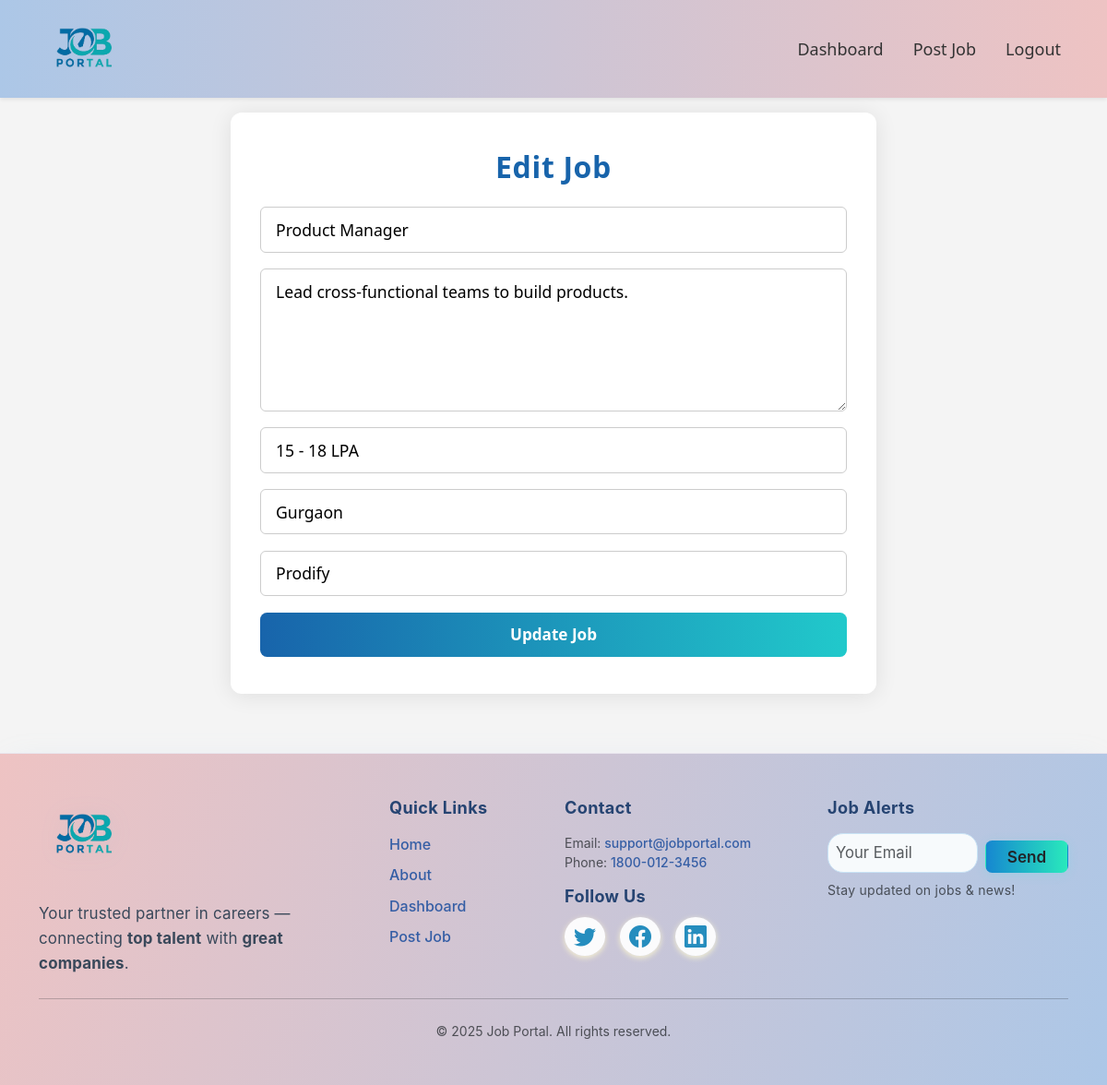
The app's page /edit-job/8 (signed in) with its own data.
### app.py (models this page shows)
class Job(db.Model):
    id = db.Column(db.Integer, primary_key=True)
    title = db.Column(db.String(100))
    description = db.Column(db.Text)
    salary = db.Column(db.String(20))
    location = db.Column(db.String(50))
    company = db.Column(db.String(50))
    employer_id = db.Column(db.Integer, db.ForeignKey('user.id'))  # Relation to employer (User)

### app.py (the view, shortened to what this page needs)
@app.route('/edit-job/<int:job_id>', methods=['GET', 'POST'])
@login_required
def edit_job(job_id):
    if session['role'] != 'employer':
        return redirect(url_for('login'))
    job = Job.query.get_or_404(job_id)
    if job.employer_id != session['user_id']:
        return "❌ Unauthorized access", 403
    return render_template('edit_job.html', job=job)

### app.py (called while the page is built)
def login_required(f):
    @wraps(f)
    def decorated(*args, **kwargs):
        if 'user_id' not in session:
            return redirect(url_for('login'))  # Redirect unauthorized users to login
        return f(*args, **kwargs)
    return decorated

### templates/edit_job.html (shortened to what this page needs)
{% extends 'base.html' %}
{% block content %}
<div class="editjob-container">
    <div class="editjob-box">
        <h2>Edit Job</h2>
        <form method="POST" autocomplete="off">
            <input type="text" name="title" placeholder="Job Title" value="{{ job.title }}" required>
            <textarea name="description" placeholder="Job Description" rows="5"
                required>{{ job.description }}</textarea>
            <input type="text" name="salary" placeholder="Salary" value="{{ job.salary }}" required>
            <input type="text" name="location" placeholder="Location" value="{{ job.location }}" required>
            <input type="text" name="company" placeholder="Company Name" value="{{ job.company }}" required>
            <button type="submit">Update Job</button>
        </form>
    </div>
</div>
{% endblock %}

### static/css/styles.css (style rules this page uses)
body { font-family: Arial, sans-serif; background-color: #f4f4f4 !important; margin: 0; padding: 0; }
* { margin: 0; padding: 0; box-sizing: border-box; }
body { font-family: 'Segoe UI', Tahoma, Geneva, Verdana, sans-serif; }
h1, h2, h3 { color: #333; }
input, select, textarea { width: 100%; padding: 10px; margin-bottom: 15px; border: 1px solid #ccc; border-radius: 5px; }
button { padding: 10px 20px; background-color: #333; color: white; border: none; border-radius: 5px; }
h2, h3 { color: #1864ab; font-weight: 800; margin-bottom: 1.3rem; letter-spacing: 0.02em; }
.action-btn, .btn, button[type="submit"] { font-weight: 600; font-size: 1.07rem !important; transition: background 0.14s, color 0.10s, border 0.12s; border-radius: 7.5px !important; min-width: 90px; }
.editjob-container { min-height: 60vh; display: flex; justify-content: center; align-items: center; padding: 1rem; width: 90%; max-width: 900px; margin: 0 auto; }
.editjob-box { background: #fff; padding: 2.5rem 2rem; border-radius: 12px; box-shadow: 0 2px 24px rgba(0, 0, 0, 0.09); width: 100%; max-width: 700px; box-sizing: border-box; animation: fadeInUp 0.5s ease forwards; }
.editjob-box h2 { text-align: center; margin-bottom: 1.5rem; font-weight: 700; font-size: 2rem; color: #1864ab; }
.editjob-box input[type="text"], .editjob-box textarea { display: block; width: 100%; margin-bottom: 1.2rem; padding: 0.75rem 1rem; border: 1.2px solid #ccc; border-radius: 6px; font-size: 1.1rem; font-family: inherit; resize: vertical; transition: border-color 0.2s ease; }
.editjob-box button { width: 100%; padding: 0.75rem; background: linear-gradient(90deg, #1864ab 0%, #21c9cb 100%); color: #fff; border: none; border-radius: 6px; font-weight: 700; font-size: 1.12rem; cursor: pointer; transition: background 0.3s ease, transform 0.15s ease; }

### templates/edit_job.html (style rules this page uses)
.editjob-container { min-height: 60vh; display: flex; justify-content: center; align-items: center; padding: 1rem; }
.editjob-box { background: #fff; padding: 2.5rem 2rem; border-radius: 12px; box-shadow: 0 2px 24px rgba(0, 0, 0, 0.09); width: 100%; max-width: 700px; }
.editjob-box h2 { text-align: center; margin-bottom: 1.5rem; font-weight: bold; }
.editjob-box input[type="text"], .editjob-box textarea { display: block; width: 100%; margin-bottom: 1.1rem; padding: 0.65rem 1rem; border: 1px solid #ccc; border-radius: 6px; font-size: 1.1rem; resize: vertical; }
.editjob-box button { width: 100%; padding: 0.7rem; background-color: #1864ab; color: #fff; border: none; border-radius: 6px; font-weight: bold; font-size: 1.08rem; cursor: pointer; transition: background 0.15s; }

### records on screen
Job: title "Product Manager", description "Lead cross-functional teams to build products.", salary "15 - 18 LPA", location "Gurgaon", company "Prodify"

### other values on screen
{{ 2025 }} "2025"
